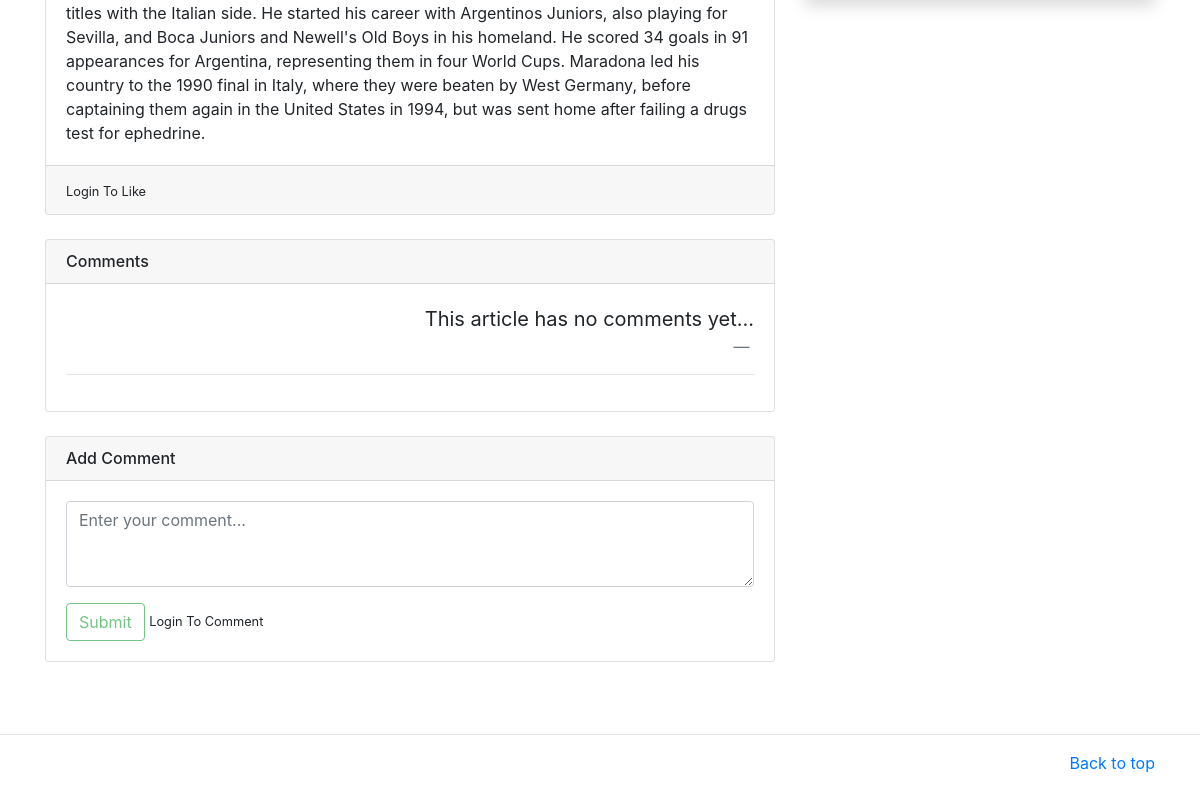
The app's page /description/1 (lower part), older data.
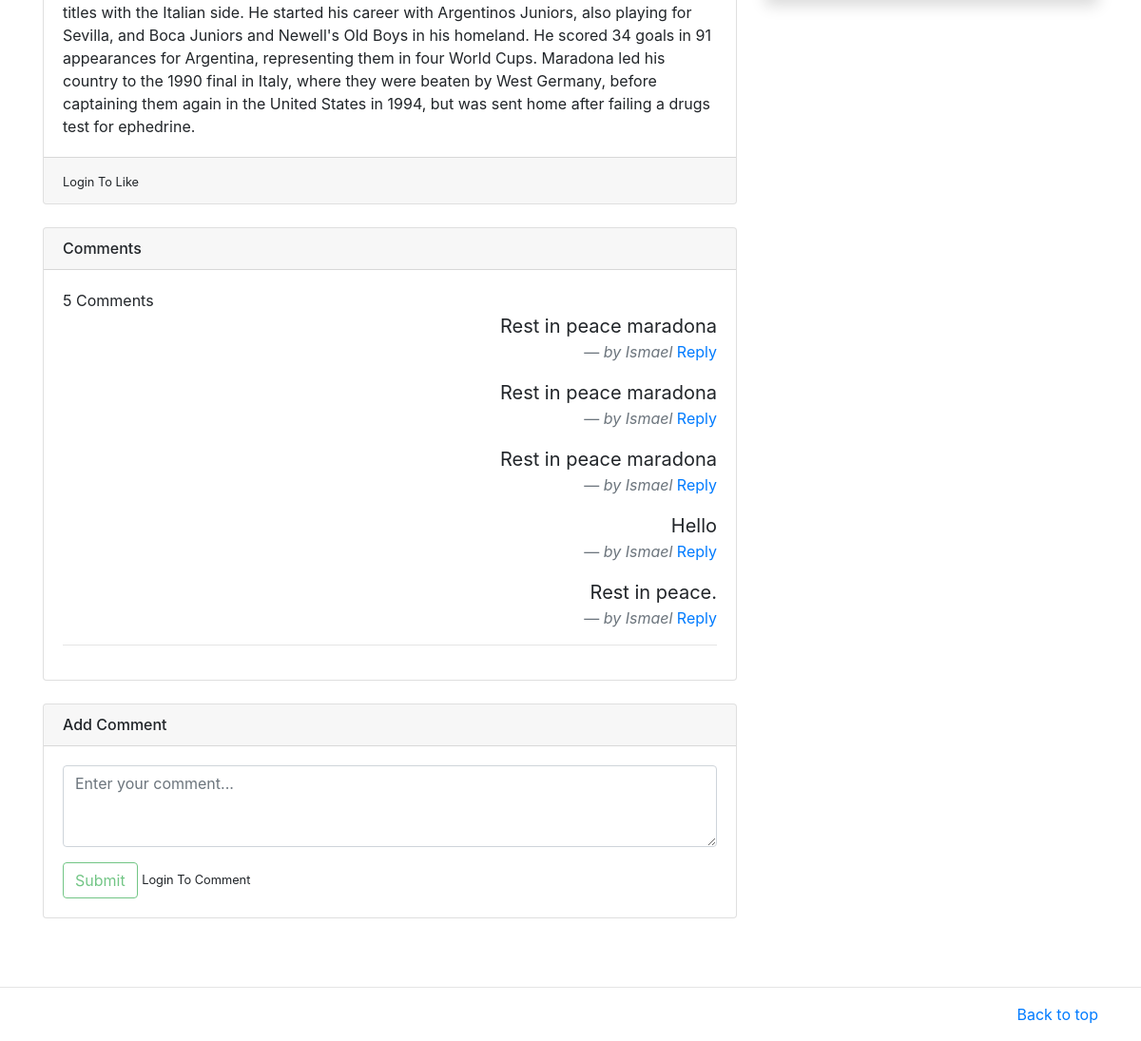
The same page, newer data.
### mainapp/models.py (models this page shows, shortened)
class Comment(models.Model):
    news=models.ForeignKey(News, related_name="comments",on_delete=models.CASCADE)
    user=models.ForeignKey(User, related_name="comments",on_delete=models.CASCADE)
    body=models.TextField()
    reply = models.ForeignKey('Comment', null=True, related_name="replies", on_delete=models.CASCADE)
    timestamp = models.DateTimeField(auto_now_add=True)

### mainapp/views.py (the view)
# urls.py: path('description/<int:id>', views.description, name='description'),
def description(request, id):
    news=News.objects.get(pk=id)
    category=Category.objects.get(id=news.category.id)
    similar=News.objects.filter(category=category).exclude(id=id)
    comments = Comment.objects.filter(news=news, reply=None).order_by('-id')
    categories=Category.objects.all()
    is_liked = False
    if news.likes.filter(id=request.user.id).exists():
        is_liked = True
    if request.method == 'POST':
        comment_form = CommentForm(request.POST or None)
        if comment_form.is_valid():
            body = request.POST.get('body')
            reply_id = request.POST.get('comment_id')
            comment_qs= None
            if reply_id:
                comment_qs = Comment.objects.get(id=reply_id)
            comment = Comment.objects.create(news=news, user=request.user, body=body, reply=comment_qs)
            comment.save()
    else:
        comment_form = CommentForm()
    return render(request,'description.html',
    {
          'news':news,
          'similar':similar,
          'cats':categories,
          'comments': comments,
          'comment_form': comment_form,
          'is_liked': is_liked,
          'total_likes': news.total_likes()
    })

### mainapp/forms.py
class CommentForm(forms.ModelForm):
    body = forms.CharField(label="", widget=forms.Textarea(attrs={'class': 'form-control', 'placeholder': 'Enter your comment...', 'rows':3, 'cols': 100}))
    class Meta:
        model = Comment
        fields = ('body',)

### mainapp/models.py (called while the page is built)
    def total_likes(self):
        return self.likes.count()

### mainapp/templates/description.html (shortened to what this page needs)
{%extends 'home.html'%}
{%block content%}
<main class="container mt-3 mb-5">
	<div class="row my-3">
		<div class="col-md-8">
			<div class="card mb-3">
				<div class="card-body">
					<p class="card-text">{{news.description}}</p>
				</div>
				<div class="card-footer">
					<form action="{%url 'like_article' news.pk%}" method="POST">
						{% if user.is_authenticated %}
						{% if is_liked %}
						<button type="submit" name="article_id" , class="btn btn-danger">Dislike</button>
						{% else %}
						<button type="submit" name="article_id" , class="btn btn-primary">Like</button> Likes -
						{{total_likes}}
						{% endif %}
						{% else %}
						<small>Login To Like</small>
						{% endif %}
					</form>
				</div>
			</div>
			<div class="card my-4">
				<h6 class="card-header">Comments</h6>
				<div class="card-body">
					{%if not news.comments.all%}
					<blockquote class="blockquote text-right">
						<p class="mb-0">This article has no comments yet...</p>
						<footer class="blockquote-footer"> <cite title="Source Title"></cite></footer>
					</blockquote>
					{% else %}
					{{comments.count}} Comment{{comments|pluralize}}
					{%for comment in comments%}
					<blockquote class="blockquote text-right">
						<p class="mb-0">{{comment.body}}</p>
						<footer class="blockquote-footer"><cite title="Source Title">by {{comment.user}}</cite>
							<a href="#" class="reply-btn">Reply</a>
						</footer>
					</blockquote>
					{%endfor%}
					{%endif%}
					<hr />
				</div>
			</div>
			<div class="card my-4">
				<h6 class="card-header">Add Comment</h6>
				<div class="card-body">
					<form method="post">
						{{comment_form.as_p}}
						{% if user.is_authenticated %}
						<input type="submit" value="Submit" class="btn btn-outline-success" />
						{% else %}
						<input type="submit" value="Submit" class="btn btn-outline-success" disabled />
						<small>Login To
							Comment</small>
						{% endif %}
					</form>
				</div>
			</div>
		</div>
		<div class="col-md-4">
		</div>
	</div>
</main>
{% endblock %}

Row changes from the older to the newer data that the page shows:
added Comment: body "Rest in peace maradona", user "Ismael"
added Comment: body "Rest in peace maradona", user "Ismael"
added Comment: body "Rest in peace maradona", user "Ismael"
added Comment: body "Hello", user "Ismael"
now on this page (row edited): Comment: body "Rest in peace.", user "Ismael"
Text that changed along with them:
{{ comments.count }}: (not shown) → "5"
text no longer shown: "This article has no comments yet..."
text now shown: "Comment"
